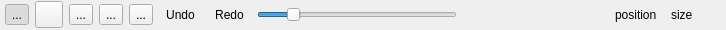
    <widget class="QFrame" name="statusBar">
     <property name="maximumSize">
      <size>
       <width>16777215</width>
       <height>30</height>
      </size>
     </property>
     <property name="accessibleName">
      <string>statusBar</string>
     </property>
     <property name="frameShape">
      <enum>QFrame::NoFrame</enum>
     </property>
     <property name="frameShadow">
      <enum>QFrame::Plain</enum>
     </property>
     <layout class="QHBoxLayout" name="horizontalLayout">
      <property name="leftMargin">
       <number>5</number>
      </property>
      <property name="topMargin">
       <number>1</number>
      </property>
      <property name="rightMargin">
       <number>5</number>
      </property>
      <property name="bottomMargin">
       <number>1</number>
      </property>
      <item>
       <widget class="QToolButton" name="menuB">
        <property name="toolTip">
         <string>Menu</string>
        </property>
        <property name="text">
         <string>...</string>
        </property>
        <property name="icon">
         <iconset resource="icons.qrc">
          <normaloff>:/icons/menu.svg</normaloff>:/icons/menu.svg</iconset>
        </property>
        <property name="iconSize">
         <size>
          <width>20</width>
          <height>20</height>
         </size>
        </property>
        <property name="checkable">
         <bool>true</bool>
        </property>
        <property name="checked">
         <bool>true</bool>
        </property>
       </widget>
      </item>
      <item>
       <widget class="QToolButton" name="canvasB">
        <property name="toolTip">
         <string>Canvas</string>
        </property>
        <property name="icon">
         <iconset resource="icons.qrc">
          <normaloff>:/icons/canvas.svg</normaloff>:/icons/canvas.svg</iconset>
        </property>
        <property name="iconSize">
         <size>
          <width>20</width>
          <height>20</height>
         </size>
        </property>
        <property name="checkable">
         <bool>true</bool>
        </property>
       </widget>
      </item>
      <item>
       <widget class="QToolButton" name="selectionB">
        <property name="toolTip">
         <string>Selection</string>
        </property>
        <property name="text">
         <string>...</string>
        </property>
        <property name="icon">
         <iconset resource="icons.qrc">
          <normaloff>:/icons/selection.svg</normaloff>:/icons/selection.svg</iconset>
        </property>
        <property name="iconSize">
         <size>
          <width>20</width>
          <height>20</height>
         </size>
        </property>
        <property name="checkable">
         <bool>true</bool>
        </property>
       </widget>
      </item>
      <item>
       <widget class="QToolButton" name="toolsB">
        <property name="toolTip">
         <string>Tools</string>
        </property>
        <property name="text">
         <string>...</string>
        </property>
        <property name="icon">
         <iconset resource="icons.qrc">
          <normaloff>:/icons/edit.svg</normaloff>:/icons/edit.svg</iconset>
        </property>
        <property name="iconSize">
         <size>
          <width>20</width>
          <height>20</height>
         </size>
        </property>
        <property name="checkable">
         <bool>true</bool>
        </property>
       </widget>
      </item>
      <item>
       <widget class="QToolButton" name="colorB">
        <property name="toolTip">
         <string>Color</string>
        </property>
        <property name="text">
         <string>...</string>
        </property>
        <property name="icon">
         <iconset resource="icons.qrc">
          <normaloff>:/icons/color.svg</normaloff>:/icons/color.svg</iconset>
        </property>
        <property name="iconSize">
         <size>
          <width>20</width>
          <height>20</height>
         </size>
        </property>
        <property name="checkable">
         <bool>true</bool>
        </property>
       </widget>
      </item>
      <item>
       <widget class="QToolButton" name="undo">
        <property name="toolTip">
         <string>Undo</string>
        </property>
        <property name="text">
         <string>Undo</string>
        </property>
        <property name="toolButtonStyle">
         <enum>Qt::ToolButtonTextBesideIcon</enum>
        </property>
        <property name="autoRaise">
         <bool>true</bool>
        </property>
       </widget>
      </item>
      <item>
       <widget class="QToolButton" name="redo">
        <property name="toolTip">
         <string>Redo</string>
        </property>
        <property name="text">
         <string>Redo</string>
        </property>
        <property name="toolButtonStyle">
         <enum>Qt::ToolButtonTextBesideIcon</enum>
        </property>
        <property name="autoRaise">
         <bool>true</bool>
        </property>
       </widget>
      </item>
      <item>
       <widget class="QSlider" name="toolSize">
        <property name="sizePolicy">
         <sizepolicy hsizetype="Preferred" vsizetype="Fixed">
          <horstretch>0</horstretch>
          <verstretch>0</verstretch>
         </sizepolicy>
        </property>
        <property name="minimumSize">
         <size>
          <width>200</width>
          <height>0</height>
         </size>
        </property>
        <property name="toolTip">
         <string>Tool Size</string>
        </property>
        <property name="minimum">
         <number>1</number>
        </property>
        <property name="maximum">
         <number>20</number>
        </property>
        <property name="value">
         <number>4</number>
        </property>
        <property name="orientation">
         <enum>Qt::Horizontal</enum>
        </property>
       </widget>
      </item>
      <item>
       <spacer name="horizontalSpacer">
        <property name="orientation">
         <enum>Qt::Horizontal</enum>
        </property>
        <property name="sizeHint" stdset="0">
         <size>
          <width>40</width>
          <height>20</height>
         </size>
        </property>
       </spacer>
      </item>
      <item>
       <widget class="QLabel" name="pColorPreviewLabel">
        <property name="minimumSize">
         <size>
          <width>50</width>
          <height>20</height>
         </size>
        </property>
        <property name="maximumSize">
         <size>
          <width>100</width>
          <height>20</height>
         </size>
        </property>
        <property name="text">
         <string/>
        </property>
       </widget>
      </item>
      <item>
       <widget class="QLabel" name="pColorRGBLabel">
        <property name="minimumSize">
         <size>
          <width>50</width>
          <height>20</height>
         </size>
        </property>
        <property name="maximumSize">
         <size>
          <width>100</width>
          <height>20</height>
         </size>
        </property>
        <property name="text">
         <string/>
        </property>
       </widget>
      </item>
      <item>
       <widget class="QLabel" name="mPosLabel">
        <property name="minimumSize">
         <size>
          <width>50</width>
          <height>20</height>
         </size>
        </property>
        <property name="maximumSize">
         <size>
          <width>100</width>
          <height>20</height>
         </size>
        </property>
        <property name="text">
         <string>position</string>
        </property>
       </widget>
      </item>
      <item>
       <widget class="QLabel" name="mSizeLabel">
        <property name="minimumSize">
         <size>
          <width>50</width>
          <height>20</height>
         </size>
        </property>
        <property name="maximumSize">
         <size>
          <width>100</width>
          <height>20</height>
         </size>
        </property>
        <property name="text">
         <string>size</string>
        </property>
       </widget>
      </item>
     </layout>
    </widget>
